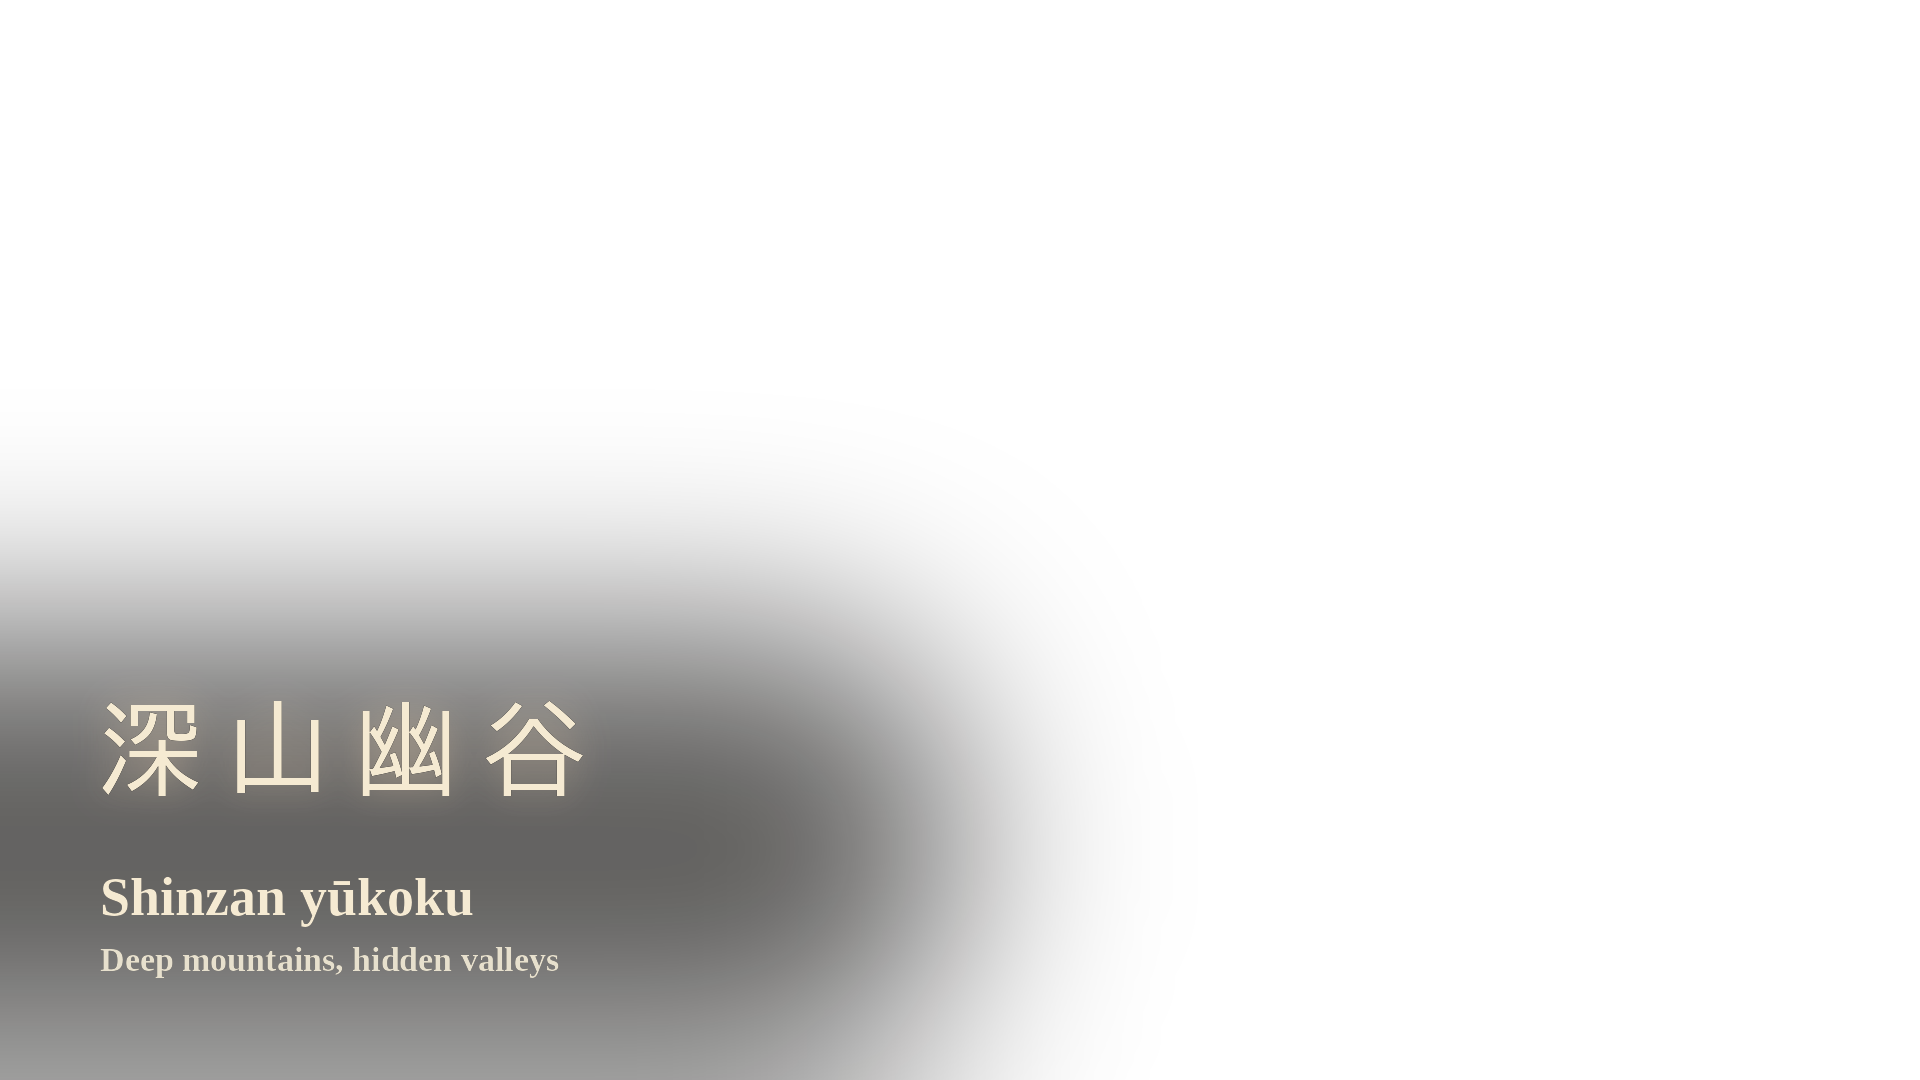

Generate this figure with Python:
#!/usr/bin/env python3
"""NARA wisdom overlay — 1920x1080 transparent PNG for the long-form intro.

深山幽谷 / Shinzan yūkoku / "Deep mountains, hidden valleys" — a classic
phrase for remote, mist-covered wild places where the mind goes quiet. It
names exactly what the frame shows: a moonlit, fog-filled forest of old
cedars, stone lanterns and a temple hidden among the trees.

LEFT-lower over the dark moss-stone / path zone (measured mean brightness
~19 for the kanji row and ~23 for the romaji row in the delivered hero, vs
~39 full-frame). In CapCut: TEXT layer on the top track, start 0:03,
end 0:14, fade-in 2s / fade-out 2s, no glow/shadow/box.
Cream #F5EAD2 (channel default), Liberation Serif Bold (locked channel font).
4 kanji, horizontal — same layout as the rest of the channel's overlays.
"""
from PIL import Image, ImageDraw, ImageFont, ImageFilter

# YujiBoku (brush) is not in the repo or this environment; Japanese gothic
# substitute keeps the correct Japanese kanji forms. Swap back if YujiBoku is restored.
KANJI = "/usr/share/fonts/truetype/fonts-japanese-gothic.ttf"
SERIF = "/usr/share/fonts/truetype/liberation/LiberationSerif-Bold.ttf"
OUT = "/home/user/dan-documents/stillwave/assets/nara-shinzanyukoku-overlay.png"
W, H = 1920, 1080
CREAM = (245, 234, 210, 255)
SUB = (231, 224, 205, 255)
X = 96

img = Image.new("RGBA", (W, H), (0, 0, 0, 0))

# soft scrim so cream reads over the dark moss-stone and path in the lower-left
s = Image.new("RGBA", (W, H), (0, 0, 0, 0))
ImageDraw.Draw(s).rounded_rectangle((-200, 636, 950, 1060), radius=170, fill=(8, 6, 4, 165))
img.alpha_composite(s.filter(ImageFilter.GaussianBlur(100)))

# 深山幽谷 — brush kanji (4 chars), cream, faint warm glow
f = ImageFont.truetype(KANJI, 108)
mask = Image.new("L", (W, H), 0)
md = ImageDraw.Draw(mask)
chars, pitch, y0 = ["深", "山", "幽", "谷"], 128, 692
l0, _, r0, _ = f.getbbox(chars[0])
c0 = X + (r0 - l0) / 2
for i, ch in enumerate(chars):
    l, t, r, b = f.getbbox(ch)
    md.text((c0 + i * pitch - (l + (r - l) / 2), y0), ch, font=f, fill=255)
glow = Image.new("RGBA", (W, H), (0, 0, 0, 0))
glow.paste((250, 220, 180, 255), (0, 0),
           mask.filter(ImageFilter.GaussianBlur(18)).point(lambda p: int(p * 0.45)))
img.alpha_composite(glow)
img.alpha_composite(Image.composite(Image.new("RGBA", (W, H), CREAM),
                                    Image.new("RGBA", (W, H), (0, 0, 0, 0)), mask))

d = ImageDraw.Draw(img)
d.text((X + 4, 866), "Shinzan yūkoku", font=ImageFont.truetype(SERIF, 54), fill=CREAM)
d.text((X + 4, 940), "Deep mountains, hidden valleys",
       font=ImageFont.truetype(SERIF, 34), fill=SUB)

img.save(OUT)
print("saved", OUT)
